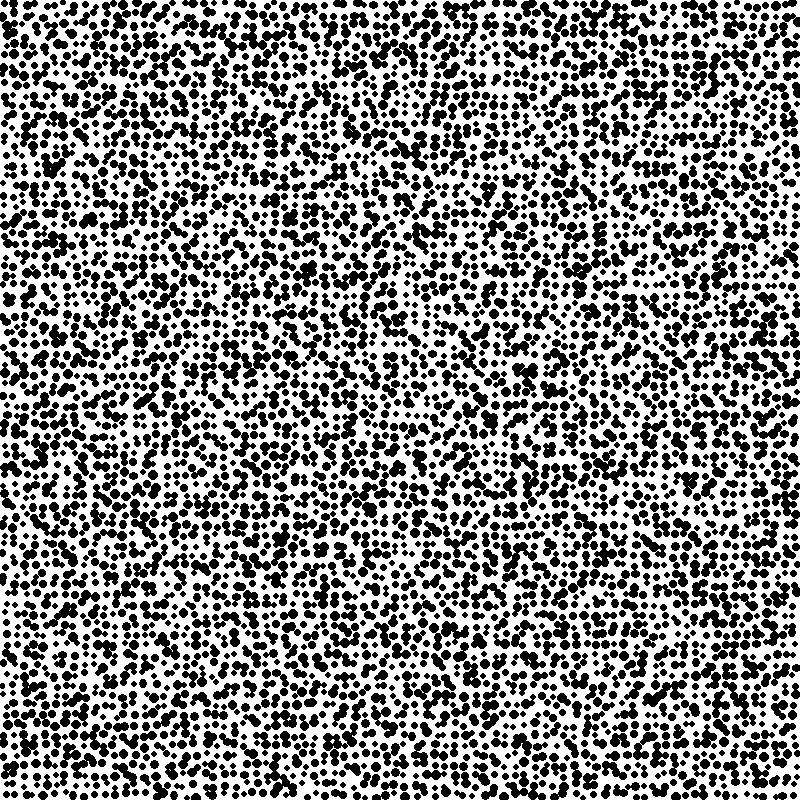
#> input picture sample/10_0.3_1618_1643_1576_1563.png, 800 x 800 px
$ python -i dot_classifier.py   (imports and definitions only)
#> lines starting #> are read from the running program, lines starting #| are printed output that depends on the picture; after the words box and inside, x2 and y2 are one past the last pixel; in counts of white or black regions, pixels touching at a corner belong together
from __future__ import annotations

import argparse
import json
from pathlib import Path

import cv2
import numpy as np


# [37 lines left out: functions parse_ground_truth_from_path, iter_dataset_images, not called in this run]


def load_and_prepare_grayscale_image(image_path: str) -> tuple[np.ndarray, bool]:
    """
    Load an image and normalize it for analysis.

    Returns:
        prepared_gray: grayscale image in the analysis coordinate system
        photo_mode: True when the image looked like a phone/photo capture
    """
    image = cv2.imread(image_path, cv2.IMREAD_GRAYSCALE)
    if image is None:
        raise ValueError(f"Cannot load image: {image_path}")

    photo_mode = max(image.shape[:2]) > 1000
    if not photo_mode:
        return image, False

    cropped = extract_dot_region_from_photo(image)
    upscaled = cv2.resize(cropped, None, fx=1.5, fy=1.5, interpolation=cv2.INTER_CUBIC)
    clahe = cv2.createCLAHE(clipLimit=2.0, tileGridSize=(8, 8))
    enhanced = clahe.apply(upscaled)
    return enhanced, True


# [93 lines left out: function extract_dot_region_from_photo, not called in this run]


class DotClassifier:
    """
    Detect and classify four dot sizes from a grayscale image.

    The size progression uses +20% between classes:
    - Class 1 (base): 5.0 px
    - Class 2: 6.0 px
    - Class 3: 7.2 px
    - Class 4: 8.64 px
    """

    def __init__(self, base_size: float = 5.0) -> None:
        self.base_size = float(base_size)

        # Tuned preprocessing and contour filtering parameters.
        self.adaptive_block = 11
        self.adaptive_c = 3.17058136637993
        self.morph_kernel_size = 5
        self.morph_iterations = 1
        self.area_min = 8.0
        self.area_max = 1923.8263354175413
        self.circularity_min = 0.19394272743200627

        self.size_classes = self._generate_size_classes()
        sizes = [size_class["size"] for size_class in self.size_classes]
        self.b12 = (sizes[0] + sizes[1]) / 2.0
        self.b23 = (sizes[1] + sizes[2]) / 2.0
        self.b34 = (sizes[2] + sizes[3]) / 2.0

    def _generate_size_classes(self) -> list[dict[str, object]]:
        sizes = [
            self.base_size,
            self.base_size * 1.2,
            self.base_size * 1.2 * 1.2,
            self.base_size * 1.2 * 1.2 * 1.2,
        ]
        return [
            {
                "id": class_id,
                "size": size,
                "range": (round(size * 0.9, 2), round(size * 1.1, 2)),
            }
            for class_id, size in enumerate(sizes, start=1)
        ]

    def _cluster_diameters(
        self, diameters: list[float], n_clusters: int = 4, n_iter: int = 20
    ) -> tuple[np.ndarray | None, np.ndarray | None]:
        """Run simple 1D k-means on equivalent diameters."""
        if len(diameters) < n_clusters:
            return None, None

        values = np.array(diameters, dtype=np.float32)
        q1, q3 = np.percentile(values, [25, 75])
        iqr = q3 - q1
        if iqr > 0:
            lower = q1 - 1.5 * iqr
            upper = q3 + 1.5 * iqr
            filtered_values = values[(values >= lower) & (values <= upper)]
            if filtered_values.shape[0] >= n_clusters:
                values_for_centers = filtered_values
            else:
                values_for_centers = values
        else:
            values_for_centers = values

        centers = np.array(
            [size_class["size"] for size_class in self.size_classes], dtype=np.float32
        )
        labels = np.zeros(values_for_centers.shape[0], dtype=np.int32)

        for _ in range(n_iter):
            distances = np.abs(values_for_centers[:, None] - centers[None, :])
            labels = distances.argmin(axis=1)
            for cluster_index in range(n_clusters):
                mask = labels == cluster_index
                if np.any(mask):
                    centers[cluster_index] = values_for_centers[mask].mean()

        order = np.argsort(centers)
        centers_sorted = centers[order]
        old_to_class = {old_index: new_index + 1 for new_index, old_index in enumerate(order)}
        full_distances = np.abs(values[:, None] - centers[None, :])
        full_labels = full_distances.argmin(axis=1)
        labels_mapped = np.array([old_to_class[label] for label in full_labels], dtype=np.int32)
        return centers_sorted, labels_mapped

    def preprocess_image(self, image_path: str) -> np.ndarray:
        """Apply blur, adaptive thresholding, and morphology."""
        prepared_image, photo_mode = load_and_prepare_grayscale_image(image_path)

        if photo_mode:
            blurred = cv2.GaussianBlur(prepared_image, (5, 5), 0)
            _, binary = cv2.threshold(
                blurred, 0, 255, cv2.THRESH_BINARY_INV + cv2.THRESH_OTSU
            )
            return binary

        blurred = cv2.GaussianBlur(prepared_image, (5, 5), 1)
        binary = cv2.adaptiveThreshold(
            blurred,
            255,
            cv2.ADAPTIVE_THRESH_GAUSSIAN_C,
            cv2.THRESH_BINARY_INV,
            int(self.adaptive_block),
            self.adaptive_c,
        )

        kernel = cv2.getStructuringElement(
            cv2.MORPH_ELLIPSE, (int(self.morph_kernel_size), int(self.morph_kernel_size))
        )
        return cv2.morphologyEx(
            binary, cv2.MORPH_OPEN, kernel, iterations=int(self.morph_iterations)
        )

    def detect_dots(self, binary_image: np.ndarray) -> list[dict[str, float | tuple[float, float]]]:
        """Detect contours that look like dots."""
        dots: list[dict[str, float | tuple[float, float]]] = []
        contours, _ = cv2.findContours(
            binary_image, cv2.RETR_EXTERNAL, cv2.CHAIN_APPROX_SIMPLE
        )

        areas = [cv2.contourArea(contour) for contour in contours if cv2.contourArea(contour) >= self.area_min]
        median_area = float(np.median(areas)) if areas else None
        blob_factor = 3.0

        for contour in contours:
            area = cv2.contourArea(contour)
            if area < self.area_min:
                continue

            if median_area is not None and area > blob_factor * median_area:
                split_dots = self._split_large_blob(binary_image, contour)
                if split_dots:
                    dots.extend(split_dots)
                    continue

            if area > self.area_max:
                continue

            perimeter = cv2.arcLength(contour, True)
            if perimeter == 0:
                continue

            circularity = 4.0 * np.pi * area / (perimeter * perimeter + 1e-6)
            if circularity < self.circularity_min:
                continue

            moments = cv2.moments(contour)
            if moments["m00"] == 0:
                continue

            center_x = moments["m10"] / moments["m00"]
            center_y = moments["m01"] / moments["m00"]
            equivalent_radius = float(np.sqrt(area / np.pi))
            dots.append(
                {
                    "center": (float(center_x), float(center_y)),
                    "radius": equivalent_radius,
                    "area": float(area),
                }
            )

        return dots

    def _split_large_blob(
        self, binary_image: np.ndarray, contour: np.ndarray
    ) -> list[dict[str, float | tuple[float, float]]] | None:
        """Split a merged blob into multiple synthetic dot detections."""
        mask = np.zeros_like(binary_image, dtype=np.uint8)
        cv2.drawContours(mask, [contour], -1, 255, thickness=-1)

        kernel = cv2.getStructuringElement(cv2.MORPH_ELLIPSE, (3, 3))
        mask_eroded = cv2.erode(mask, kernel, iterations=1)

        distance = cv2.distanceTransform(mask_eroded, cv2.DIST_L2, 5)
        max_value = distance.max()
        if max_value < 2.0:
            return None

        peak_mask = (distance > 0.5 * max_value).astype(np.uint8)
        peak_mask = cv2.morphologyEx(
            peak_mask, cv2.MORPH_OPEN, kernel, iterations=1
        )

        num_labels, _, _, centroids = cv2.connectedComponentsWithStats(peak_mask)
        if num_labels <= 1:
            return None

        dots: list[dict[str, float | tuple[float, float]]] = []
        for index in range(1, num_labels):
            center_x, center_y = centroids[index]
            y = int(round(center_y))
            x = int(round(center_x))
            if y < 0 or y >= distance.shape[0] or x < 0 or x >= distance.shape[1]:
                continue

            radius = float(distance[y, x])
            if radius <= 0.5:
                continue

            dots.append(
                {
                    "center": (float(center_x), float(center_y)),
                    "radius": radius,
                    "area": float(np.pi * radius * radius),
                }
            )

        return dots if len(dots) > 1 else None

    # [14 lines left out: function classify_dot, not called in this run]

    def analyze_image(self, image_path: str) -> dict[str, object]:
        """Run the full analysis pipeline for a single image."""
#> called with image_path = 'sample/10_0.3_1618_1643_1576_1563.png'
        prepared_image, photo_mode = load_and_prepare_grayscale_image(image_path)
#> photo_mode = False
        processed = self.preprocess_image(image_path)
#> in preprocess_image, `blurred = cv2.GaussianBlur(prepared_image, (5, 5), 1)`:
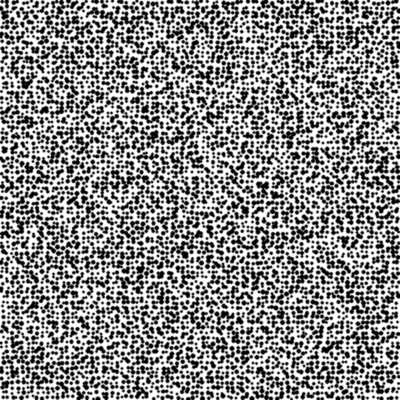
#> blurred: shape (800, 800) (shown at 1/2 size); min 0, max 255, mean 142.2
#> in preprocess_image, `binary = cv2.adaptiveThreshold( blurred, 255, cv2.ADAPTIVE_THRESH_GAUS..`:
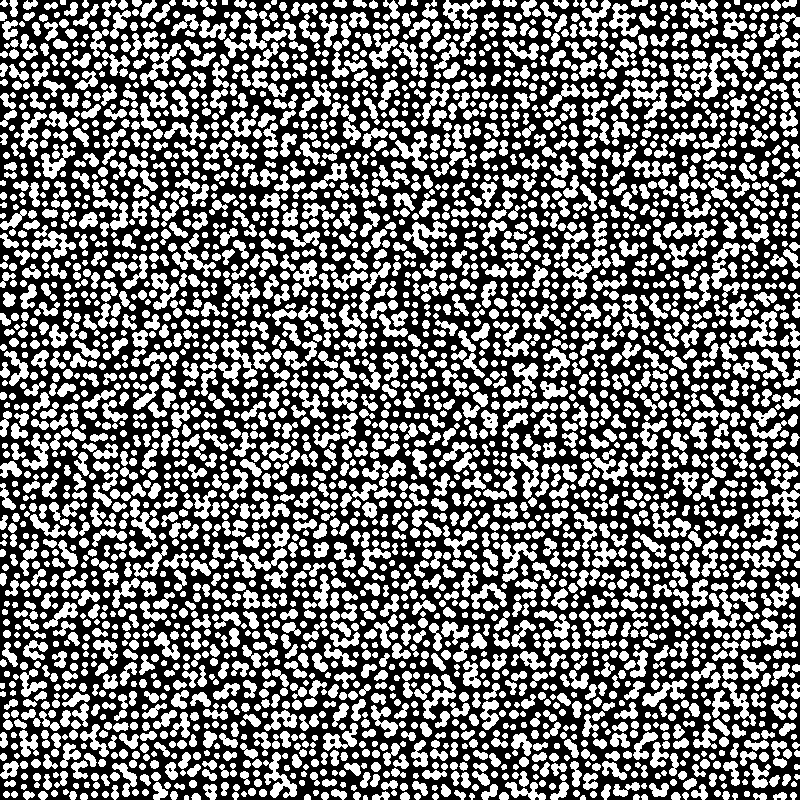
#> binary: shape (800, 800); 43.7% white; 3460 white regions, largest, box (x1, y1, x2, y2) and area: (263, 752, 297, 798) 610, (403, 221, 447, 255) 576, (749, 311, 778, 347) 540
#> in preprocess_image, `return cv2.morphologyEx( binary, cv2.MORPH_OPEN, kernel, iterations=in..`:
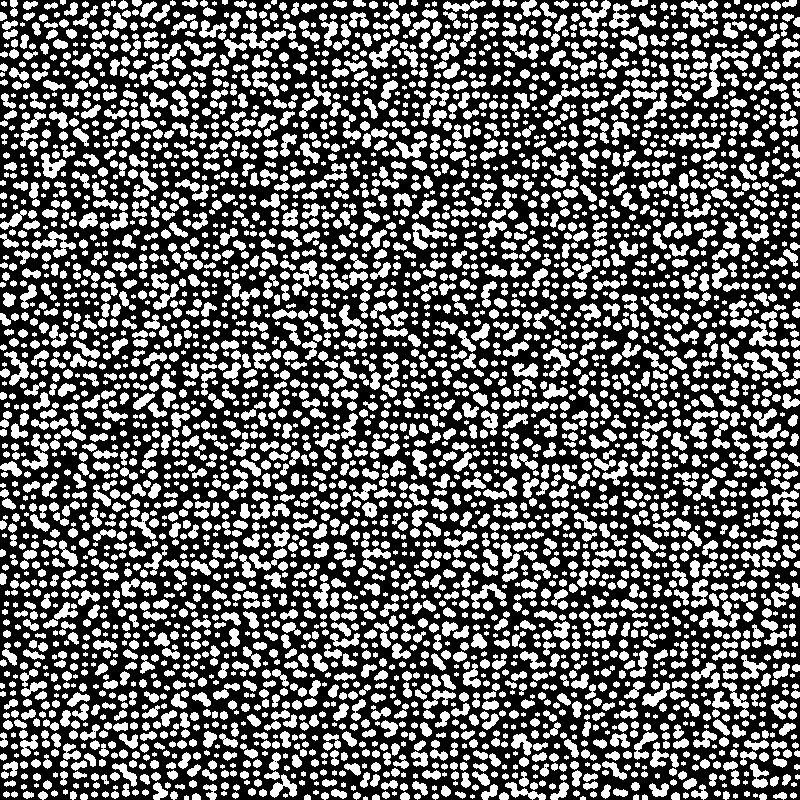
#> returned value: shape (800, 800); 38.8% white; 4037 white regions (398 under 20 px)
        dots = self.detect_dots(processed)
#> in detect_dots, `contours, _ = cv2.findContours( binary_image, cv2.RETR_EXTERNAL, cv2.C..`: contours = 4037 contours, 1003 with area under 20; largest, box (x1, y1, x2, y2) and area: (32, 231, 76, 258) 371, (412, 222, 447, 250) 318, (703, 53, 721, 99) 304, (41, 153, 66, 179) 290, (471, 583, 507, 609) 288
#> in detect_dots, `areas = [cv2.contourArea(contour) for contour in contours if cv2.conto..`: areas = 4037 values, max 371 at index 2857, min 9 at index 1, mean 47.96
#> in detect_dots, `median_area = float(np.median(areas)) if areas else None`: median_area = 37
#> the loop in detect_dots, `for contour in contours:` made 4037 passes
#> (area, kernel in _split_large_blob, max_value in _split_large_blob, num_labels in _split_large_blob, centroids in _split_large_blob) on pass 59: (121, [[0, 1, 0], [1, 1, 1], [0, 1, 0]], 3.2, 3, [[399.5, 399.5], [493, 790.2], [484.8, 795]])
#> after the loop in detect_dots, `for contour in contours:`: dots = 4445 items
#> dots = 4445 items

        if not dots:
            return {
                "total_dots": 0,
                "by_size": {class_id: 0 for class_id in range(1, 5)},
                "classifications": [],
                "cluster_centers": None,
                "prepared_image": prepared_image,
                "photo_mode": photo_mode,
            }

        diameters = [2.0 * float(dot["radius"]) for dot in dots]
#> diameters = 4445 values, max 19.2 at index 3577, min 3.39 at index 1, mean 6.66
        centers, labels = self._cluster_diameters(diameters)
#> in _cluster_diameters, `values = np.array(diameters, dtype=np.float32)`: values has the same summary as diameters in analyze_image
#> in _cluster_diameters, `q1, q3 = np.percentile(values, [25, 75])`: q1 = 5.53; q3 = 7.98
#> in _cluster_diameters, `iqr = q3 - q1`: iqr = 2.45
#> in _cluster_diameters, `lower = q1 - 1.5 * iqr`: lower = 1.85
#> in _cluster_diameters, `upper = q3 + 1.5 * iqr`: upper = 11.66
#> in _cluster_diameters, `filtered_values = values[(values >= lower) & (values <= upper)]`: filtered_values = 4336 values, max 11.64 at index 203, min 3.39 at index 1, mean 6.51
#> in _cluster_diameters, `values_for_centers = filtered_values`: values_for_centers has the same summary as filtered_values
#> after the loop in _cluster_diameters, `for _ in range(n_iter):`: centers = [4.05, 5.69, 7.39, 9.91]
#> in _cluster_diameters, `order = np.argsort(centers)`: order = [0, 1, 2, 3]
#> in _cluster_diameters, `centers_sorted = centers[order]`: centers_sorted = [4.05, 5.69, 7.39, 9.91]
#> in _cluster_diameters, `old_to_class = {old_index: new_index + 1 for new_index, old_index in e..`: old_to_class = {0: 1, 1: 2, 2: 3, 3: 4}
#> in _cluster_diameters, `full_labels = full_distances.argmin(axis=1)`: full_labels = 4445 values, max 3 at index 45, min 0 at index 0, mean 1.43
#> in _cluster_diameters, `labels_mapped = np.array([old_to_class[label] for label in full_labels..`: labels_mapped = 4445 values, max 4 at index 45, min 1 at index 0, mean 2.43
#> centers = [4.05, 5.69, 7.39, 9.91]; labels has the same summary as labels_mapped in _cluster_diameters

        classifications = []
        by_size = {class_id: 0 for class_id in range(1, 5)}

        if centers is not None and labels is not None:
            for dot, size_class in zip(dots, labels):
                class_id = int(size_class)
                classifications.append({"dot": dot, "class": class_id})
                by_size[class_id] += 1
#> this loop made 4445 passes
#> (dot, size_class, class_id) on passes 1 to 3: ({'center': (582.5, 797.8), 'radius': 1.95, 'area': 12}, 1, 1), ({'center': (365, 797.9), 'radius': 1.69, 'area': 9}, 1, 1), ({'center': (186, 797.4), 'radius': 2.03, 'area': 13}, 1, 1)
#> after the loop, by_size = {1: 959, 2: 1488, 3: 1123, 4: 875}; classifications = 4445 items
        else:
            for dot in dots:
                class_id = self.classify_dot(dot)
                classifications.append({"dot": dot, "class": class_id})
                by_size[class_id] += 1

        return {
            "total_dots": len(dots),
            "by_size": by_size,
            "classifications": classifications,
            "cluster_centers": centers.tolist() if centers is not None else None,
            "prepared_image": prepared_image,
            "photo_mode": photo_mode,
        }


# [246 lines left out: functions compute_accuracy, save_results_json, save_annotated_preview, print_single_image_report, evaluate_directory, main, not called in this run]


# [2 lines not run here, left out]

>>> result = DotClassifier().analyze_image('sample/10_0.3_1618_1643_1576_1563.png')
#> result = 6 items
